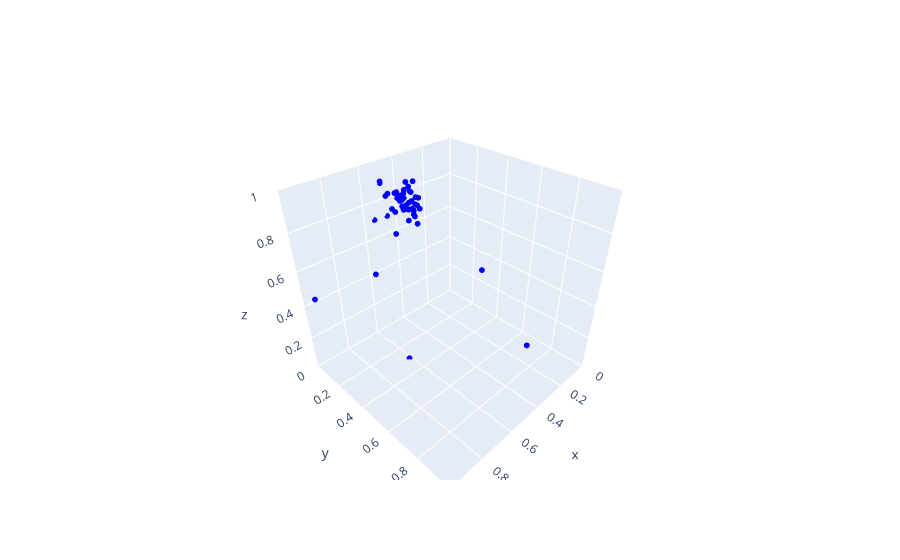

This figure's notebook cell:
### Code cell
# # plt.scatter(points[:, 0], points[:, 1])
# plt.xlim(0, 1)
# plt.ylim(0,1)

#plot for 3D

import plotly.graph_objs as go
import plotly.io as pio


fig = go.Figure()

fig.add_trace(go.Scatter3d(x=points_clusters[:, 0], y=points_clusters[:, 1], z=points_clusters[:, 2],
                           mode='markers', marker=dict(size=2, color='blue')))
fig.update_layout(scene=dict(
    xaxis=dict(nticks=10, range=[0, 1]),
    yaxis=dict(nticks=10, range=[0, 1]),
    zaxis=dict(nticks=10, range=[0, 1]),
    aspectratio=dict(x=1, y=1, z=1)
))
